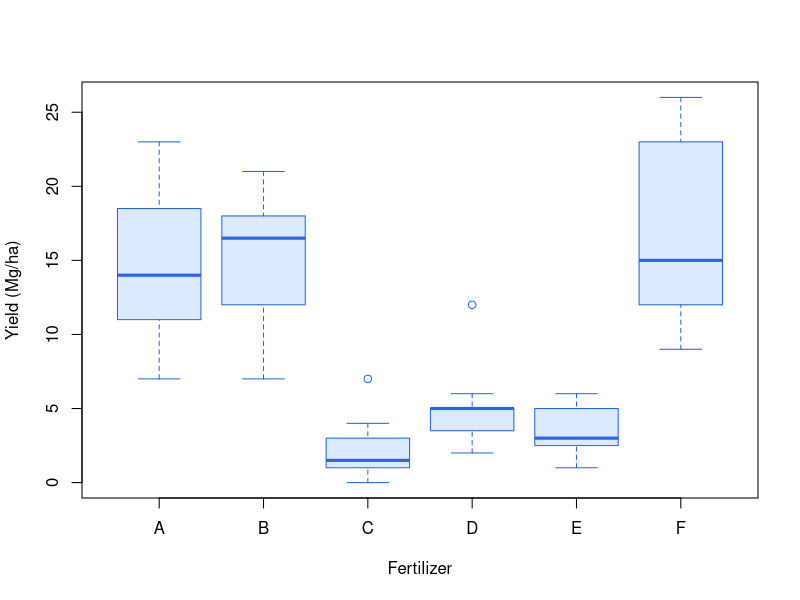

This chart was generated by the following R code:
## ---- chunk 1
data(iris)
model <- aov(Sepal.Length ~ Species, data = iris)
summary(model)
## ---- chunk 2
boxplot(count ~ spray, data = InsectSprays,
        col = "#dbeafe", border = "#2563eb",
        xlab = "Fertilizer", ylab = "Yield (Mg/ha)")
